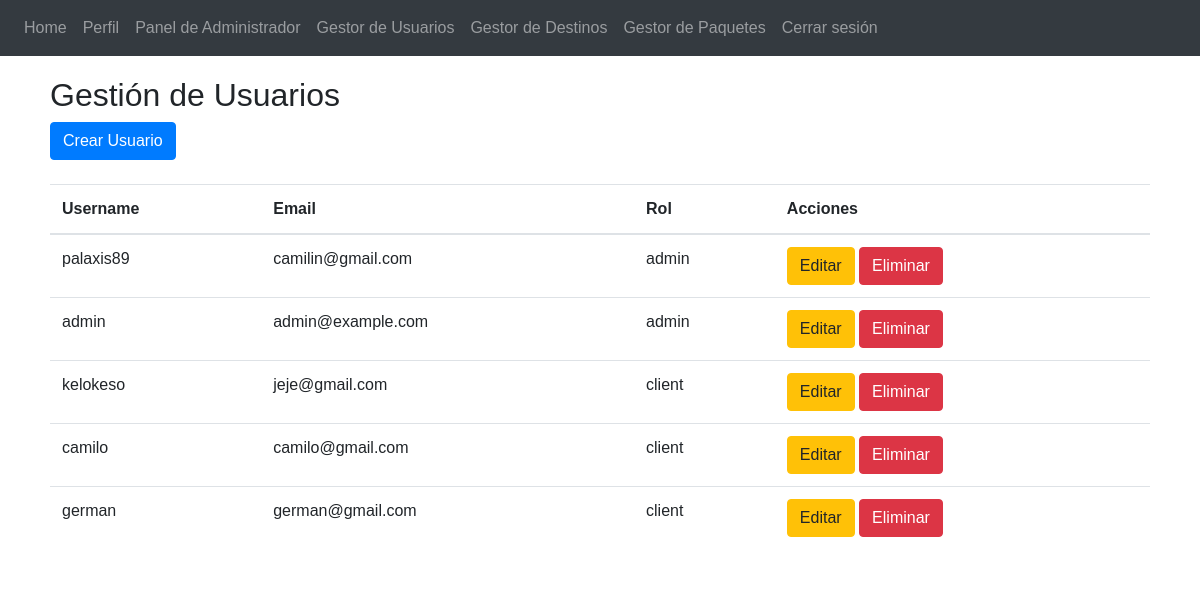
The app's page /admin/users (signed in) with its own data.
### app/auth/models.py (models this page shows, shortened)
class User(UserMixin, db.Model): # herencia de usermixin para permitir gesiton de sesiones
    __tablename__ = 'users'
    id = db.Column(db.Integer, primary_key=True)
    username = db.Column(db.String(80), unique=True, nullable=False)
    email = db.Column(db.String(120), unique=True, nullable=False)
    password_hash = db.Column(db.String(128), nullable=False)
    role = db.Column(db.String(20), default='client')  # Puede ser 'client' o 'admin'
    reservations = db.relationship('Reservation', backref='owner', lazy=True)
    def is_admin(self):
        return self.role == 'admin'

### app/admin/routes.py (the view)
@admin.route('/users')
@login_required
def users():
    users = User.query.all()  # Obtener todos los usuarios
    return render_template('admin/users.html', users=users)

### app/templates/admin/users.html
{% extends "base.html" %}
{% block content %}
  <h2>Gestión de Usuarios</h2>
  <a href="{{ url_for('admin.create_user') }}" class="btn btn-primary">Crear Usuario</a>
  <table class="table mt-4">
    <thead>
      <tr>
        <th>Username</th>
        <th>Email</th>
        <th>Rol</th>
        <th>Acciones</th>
      </tr>
    </thead>
    <tbody>
      {% for user in users %}
        <tr>
          <td>{{ user.username }}</td>
          <td>{{ user.email }}</td>
          <td>{{ user.role }}</td>
          <td>
            <a href="{{ url_for('admin.edit_user', id=user.id) }}" class="btn btn-warning">Editar</a>
            <form action="{{ url_for('admin.delete_user', id=user.id) }}" method="POST" style="display:inline;">
              <button type="submit" class="btn btn-danger">Eliminar</button>
            </form>
          </td>
        </tr>
      {% endfor %}
    </tbody>
  </table>
{% endblock %}

### records on screen
User: username "palaxis89", email "camilin@gmail.com", role "admin"
User: username "admin", email "admin@example.com", role "admin"
User: username "kelokeso", email "jeje@gmail.com", role "client"
User: username "camilo", email "camilo@gmail.com", role "client"
User: username "german", email "german@gmail.com", role "client"
